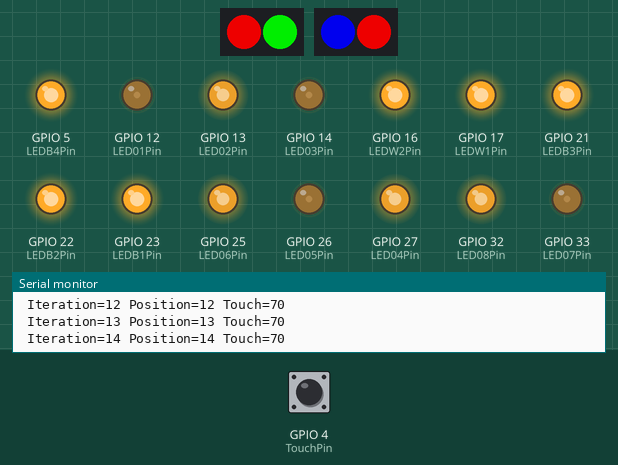
The sketch below on a simulated ESP32. On the bench: 2 × 2 RGB LEDs in strip order, left to right, output pins drawn as LEDs (lit = HIGH), the last lines printed to the serial monitor. The inputs (shaded band) are chosen by the test bench; at power-on: GPIO 4 (TouchPin) HIGH. Dim RGB values are drawn brighter than linear; the strip is taken to match the declared colour order.

Above: at 0.15 s.
At 1.2 s:
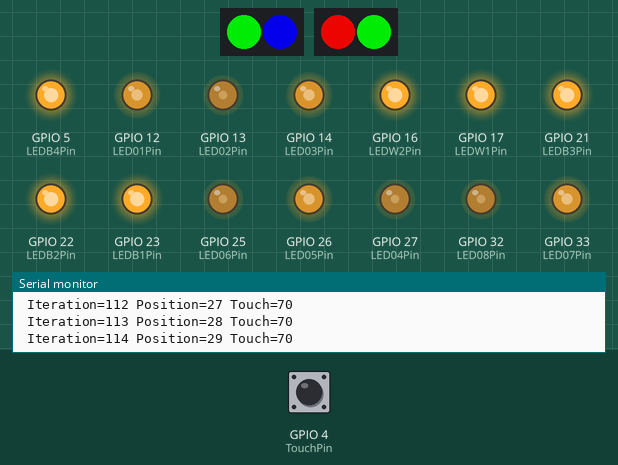
1.3 s: GPIO 4 (TouchPin) pulled LOW for 0.15 s
At 1.67 s:
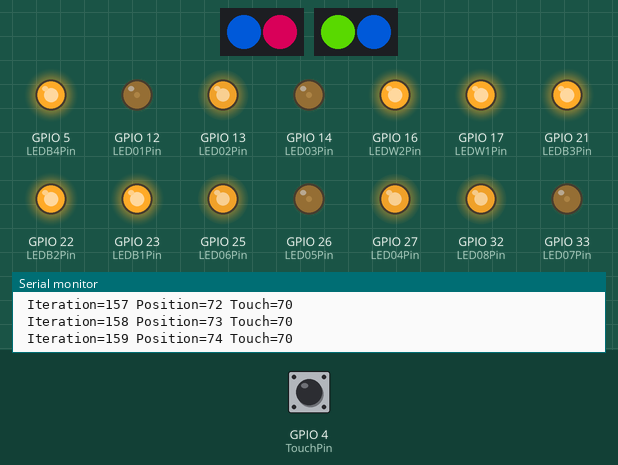
Timing chart, 0 to 10.4 s (numbered marks = the images above; inputs shaded):
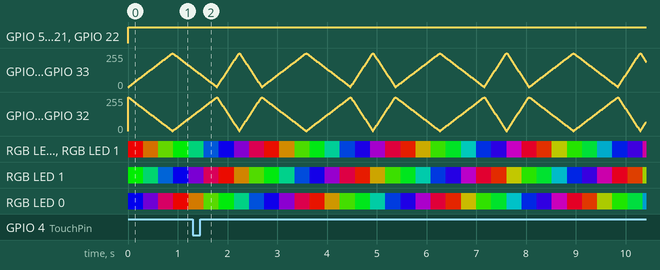

Measured:
- by itself, GPIO 12 (LED01Pin), GPIO 13 (LED02Pin), GPIO 14 (LED03Pin), GPIO 25 (LED06Pin), GPIO 26 (LED05Pin), GPIO 27 (LED04Pin), GPIO 32 (LED08Pin), GPIO 33 (LED07Pin): moves between 0/255 and 255/255, repeating every 2.7 s

The sketch:

esp32_test07_all_the_things.ino
```cpp
#include <Adafruit_NeoPixel.h>

// NeoPixel PIN VALUES
#define NEO01Pin 18   // 18 corresponds to GPIO18
#define NEO02Pin 19   // 18 corresponds to GPIO19

// LED PIN VALUES
#define LED01Pin 12  // 12 corresponds to GPIO12
#define LED02Pin 13  // 13 corresponds to GPIO13
#define LED03Pin 14
#define LED04Pin 27
#define LED05Pin 26
#define LED06Pin 25
#define LED07Pin 33
#define LED08Pin 32
#define LEDB1Pin 23
#define LEDB2Pin 22
#define LEDB3Pin 21
#define LEDB4Pin 5
#define LEDW1Pin 17
#define LEDW2Pin 16

// Touch PIN VALUE
#define TouchPin 4  // 4 corresponds to GPIO4 - Touch0

// PWM Properties
const int freq = 1000;
const int PWMChannel0 = 0;
const int PWMChannel1 = 1;
const int resolution = 8;

// Define NeoPixel Strips - (Num pixels, pin to send signals, pixel type, signal rate)
Adafruit_NeoPixel NEO01 = Adafruit_NeoPixel(2, NEO01Pin, NEO_RGB + NEO_KHZ800);
Adafruit_NeoPixel NEO02 = Adafruit_NeoPixel(2, NEO02Pin, NEO_RGB + NEO_KHZ800);

// Touch Properties
const int TouchThreshold = 20;
int TouchValue = 21;

// SETUP - RUN ONCE
void setup(){
  // configure LED PWM functionalitites per channel
  ledcSetup(PWMChannel0, freq, resolution);
  ledcSetup(PWMChannel1, freq, resolution);

  // attach the channel to the GPIO to be controlled
  ledcAttachPin(LED01Pin, PWMChannel0);
  ledcAttachPin(LED02Pin, PWMChannel1);
  ledcAttachPin(LED03Pin, PWMChannel0);
  ledcAttachPin(LED04Pin, PWMChannel1);
  ledcAttachPin(LED05Pin, PWMChannel0);
  ledcAttachPin(LED06Pin, PWMChannel1);
  ledcAttachPin(LED07Pin, PWMChannel0);
  ledcAttachPin(LED08Pin, PWMChannel1);

  //Normal LED output
  pinMode(LEDB1Pin, OUTPUT);
  pinMode(LEDB2Pin, OUTPUT);
  pinMode(LEDB3Pin, OUTPUT);
  pinMode(LEDB4Pin, OUTPUT);
  pinMode(LEDW1Pin, OUTPUT);
  pinMode(LEDW2Pin, OUTPUT);

  // Initializes the NeoPixels
  NEO01.begin();
  NEO02.begin();

  // Set Neopixel Brightness (0-255 scale)
  NEO01.setBrightness(200);
  NEO02.setBrightness(200);

  // setup the serial output baud rate
  Serial.begin(115200);
}

// LOOP - MAIN
void loop(){
  // Set Delay Time [in ms]
  int DelayTime = 10;
  digitalWrite(LEDB1Pin, HIGH);
  digitalWrite(LEDB2Pin, HIGH);
  digitalWrite(LEDB3Pin, HIGH);
  digitalWrite(LEDB4Pin, HIGH);
  digitalWrite(LEDW1Pin, HIGH);
  digitalWrite(LEDW2Pin, HIGH);

  // Iterate 0 to 255
  for(int i=0; i<256; i++){

    // Set position value to iteration
    int pos = i;
    if (pos < 85) {
      // Start off and slowly get brighter to full on
      ledcWrite(PWMChannel0, int(pos*3));
      // Start on and slowly get dimmer to full off
      ledcWrite(PWMChannel1, int(255 - (pos*3)));
      //
      // NeoPixel Color Cycle
      //
      // Red 255-0 Green 0-255
      NEO01.setPixelColor(0, int(255 - (pos*3)), int(pos*3), 0);
      NEO02.setPixelColor(1, int(255 - (pos*3)), int(pos*3), 0);
      // Green 255-0 Blue 0-255
      NEO01.setPixelColor(1, 0, int(255 - (pos*3)), int(pos*3));
      // Blue 255-0 Red 0-255
      NEO02.setPixelColor(0, int(pos*3), 0, int(255 - pos*3));
    } else if (pos < 170) {
      pos = pos - 85;
      // Start off and slowly get brighter to full on
      ledcWrite(PWMChannel1, int(pos*3));
      // Start on and slowly get dimmer to full off
      ledcWrite(PWMChannel0, int(255 - (pos*3)));
      //
      // NeoPixel Color Cycle
      //
      // Red 255-0 Green 0-255
      NEO02.setPixelColor(0, int(255 - (pos*3)), int(pos*3), 0);
      // Green 255-0 Blue 0-255
      NEO01.setPixelColor(0, 0, int(255 - (pos*3)), int(pos*3));
      NEO02.setPixelColor(1, 0, int(255 - (pos*3)), int(pos*3));
      // Blue 255-0 Red 0-255
      NEO01.setPixelColor(1, int(pos*3), 0, int(255 - pos*3));
    } else {
      pos = pos -170;
      if (pos <43) {
        // Start off and slowly get brighter to full on
        ledcWrite(PWMChannel0, int(pos*6));
        // Start on and slowly get dimmer to full off
        ledcWrite(PWMChannel1, int(255 - (pos*6)));
      } else {
        // Start off and slowly get brighter to full on
        ledcWrite(PWMChannel1, int((pos-43)*6));
        // Start on and slowly get dimmer to full off
        ledcWrite(PWMChannel0, int(255 - ((pos-43)*6)));
      }
      //
      // NeoPixel Color Cycle
      //
      // Red 255-0 Green 0-255
      NEO01.setPixelColor(1, int(255 - (pos*3)), int(pos*3), 0);
      // Green 255-0 Blue 0-255
      NEO02.setPixelColor(0, 0, int(255 - (pos*3)), int(pos*3));
      // Blue 255-0 Red 0-255
      NEO01.setPixelColor(0, int(pos*3), 0, int(255 - pos*3));
      NEO02.setPixelColor(1, int(pos*3), 0, int(255 - pos*3));
    }
    NEO01.show();
    NEO02.show();
    // Print current Iteration value to serial console for troubleshooting
    Serial.print(" Iteration=");
    Serial.print(i);
    Serial.print(" Position=");
    Serial.print(pos);
    // TOUCH
    TouchValue = touchRead(TouchPin);
    // Print current Touch value to serial console for troubleshooting
    if (TouchValue < TouchThreshold) { Serial.print(" TOUCHED="); } else { Serial.print(" Touch="); }
    Serial.print(TouchValue);
    // Print Carriage Return
    Serial.println();
    // Pause the loop to display LEDS
    delay(DelayTime);
  }
}
```
